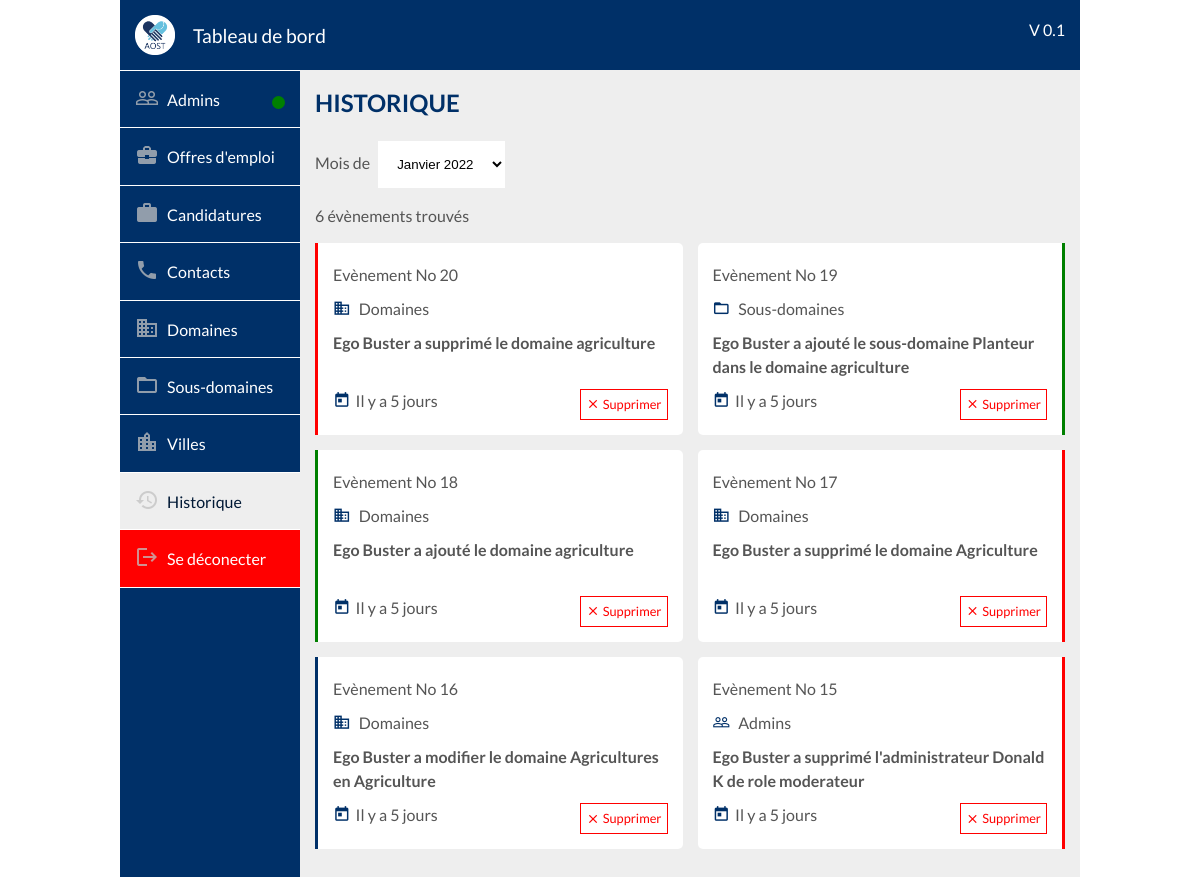
/dashboard/history/index.php (signed in), run on an earlier commit of the app's database.
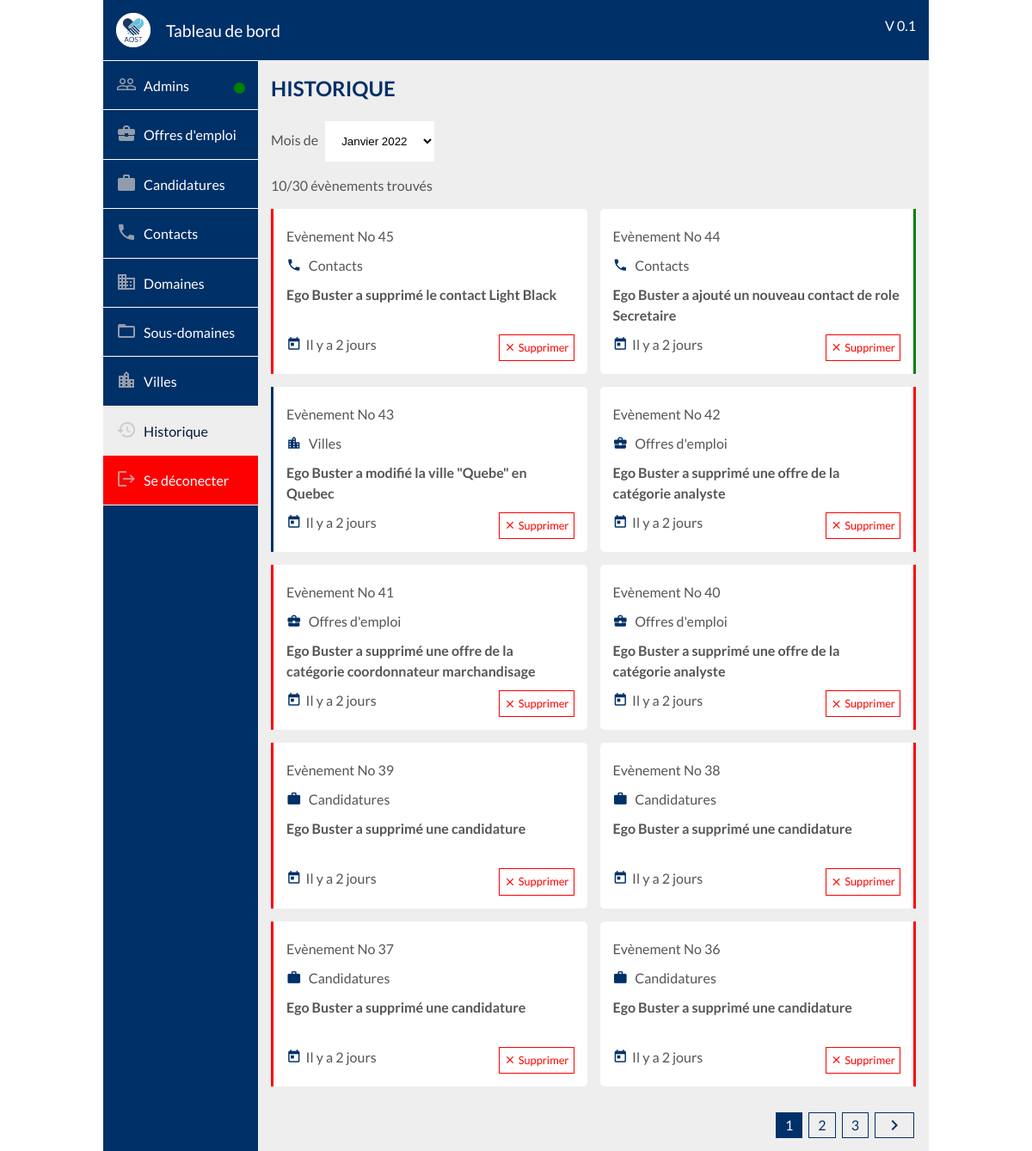
And on a later commit of the database.
### tables this page shows
CREATE TABLE IF NOT EXISTS `history` (
  `id` bigint(20) NOT NULL AUTO_INCREMENT,
  `id_admin` bigint(20) NOT NULL COMMENT 'id de l''administrateur qui a effectué l''action',
  `id_target` bigint(20) NOT NULL COMMENT 'id de l''objet (client, entreprise, offre, candidature, contact) concerné',
  `action` varchar(50) NOT NULL COMMENT 'type d''action effectuée (bloquer compte, suppression offre, ajout contact etc...)',
  `description` longtext NOT NULL COMMENT 'texte à afficher (ex: Donald a supprimé une offre)',
  `added_at` datetime NOT NULL DEFAULT CURRENT_TIMESTAMP,
  PRIMARY KEY (`id`),
  KEY `id_admin` (`id_admin`)
);

### outils/php/Session.class.php (called while the page is built, shortened)
<?php
  class Session
  {
    private $role_1;
    function __construct($currentPage = "home", $currentSubPage = "", $currentDomain = "", $role_1 = "super", $role_2 = "moderateur")
    {
      $this->role_1 = $role_1;
    }
    public function getRole_1(){
      return $this->role_1;
    }
    public function presentationPage($title, $img){ ?>
    <?php }
  }
?>

### dashboard/history/index.php (called while the page is built)
<?php include("../outils/php/redirection.php");
	redirection("Historique", _DASHBOARD_PHP_PATH."history/history.php", "history", "", _DASHBOARD_PATH."history/history.css", _DASHBOARD_PATH."history/history.js");
?>

### class/History.class.php (called while the page is built, shortened)
<?php
class History
{
    private $_id;
    private $_action;
    private $_description;
    private $_added_at;
    public function __construct(array $data){
        foreach ($data as $key => $value) {
            $method='set'.ucfirst($key);
        }
    }
    public function setId($id){
        $this->_id=intval($id);
    }
    public function getId(){
        return $this->_id;
    }
    public function setAction($action){
        $this->_action=htmlentities(strval($action));
    }
    public function getAction(){
        return $this->_action;
    }
    public function setDescription($description){
        $this->_description=htmlentities(strval($description));
    }
    public function getDescription(){
        return $this->_description;
    }
    public function setAdded_at($added_at){
        $this->_added_at=htmlentities(strval($added_at));
    }
    public function getAdded_at(){
        return $this->_added_at;
    }
public function getHistorysByMonth($month){
    include(_APP_PATH."bd/server-connect.php");
    $query=$db->prepare("SELECT * FROM history WHERE added_at LIKE '%$month%'");
    $history=[];
    if($query->execute()){
        while($data=$query->fetch()){
            $history[]=new History($data);
        }
        return $history;
    }else{
        return false;
    }
}
public function getHistorysByMonthLimit($month, $start){
    include(_APP_PATH."bd/server-connect.php");
    $start=intval($start);
    $end=10;
    $query=$db->prepare("SELECT * FROM history WHERE added_at LIKE '%$month%' ORDER BY added_at DESC LIMIT $start,$end");
    $history=[];
    if($query->execute()){
        while($data=$query->fetch()){
            $history[]=new History($data);
        }
        return $history;
    }else{
        return false;
    }
}
}
?>

### outils/php/functions.php (called while the page is built, shortened)
<?php
$tab_month=array("Janvier","Février","Mars","Avril","Mai","Juin","Juillet","Aougt","Septembre","Octobre","Novembre","Décembre");
function get_elapsed_time($datetime){
	global $tab_month;
	$date_convert_in_seconde = strtotime($datetime);
	if(date('Ymd', $date_convert_in_seconde) == date('Ymd')){
		$diff = time()-$date_convert_in_seconde;
		if($diff < 60){
			return "Il y a ".$diff." secondes";
		}else if($diff < 3600){
			return "Il y a ".floor($diff/60)." min";
		}else if($diff < 86400){
			return "Il y a ".floor($diff/3600)."h";
		}
	}else if(date('Ymd', $date_convert_in_seconde) == date('Ymd', strtotime('- 1 DAY'))){
		return "Hier";
	}else if(date('Ymd', $date_convert_in_seconde) == date('Ymd', strtotime('- 2 DAY'))){
		return "Il y a 2 jours";
	}else if(date('Ymd', $date_convert_in_seconde) == date('Ymd', strtotime('- 3 DAY'))){
		return "Il y a 3 jours";
	}else if(date('Ymd', $date_convert_in_seconde) == date('Ymd', strtotime('- 4 DAY'))){
		return "Il y a 4 jours";
	}else if(date('Ymd', $date_convert_in_seconde) == date('Ymd', strtotime('- 5 DAY'))){
		return "Il y a 5 jours";
	}else if(date('Ymd', $date_convert_in_seconde) == date('Ymd', strtotime('- 6 DAY'))){
		return "Il y a 6 jours";
	}else if(date('YW', $date_convert_in_seconde) == date('YW', strtotime('- 1 WEEK'))){
		return "Il y a 1 semaine";
	}else if(date('YW', $date_convert_in_seconde) == date('YW', strtotime('- 2 WEEK'))){
		return "Il y a 2 semaines";
	}else if(date('YW', $date_convert_in_seconde) == date('YW', strtotime('- 3 WEEK'))){
		return "Il y a 3 semaines";
	}else if(date('YW', $date_convert_in_seconde) == date('YW', strtotime('- 4 WEEK'))){
		return "Il y a 4 semaines";
	}else if(date('Ym', $date_convert_in_seconde) == date('Ym', strtotime('- 1 MONTH'))){
		return "Il y a 1 mois";
	}else if(date('Ym', $date_convert_in_seconde) == date('Ym', strtotime('- 2 MONTH'))){
		return "Il y a 2 mois";
	}else if(date('Ym', $date_convert_in_seconde) == date('Ym', strtotime('- 3 MONTH'))){
		return "Il y a 3 mois";
	}else if(date('Ym', $date_convert_in_seconde) == date('Ym', strtotime('- 4 MONTH'))){
		return "Il y a 4 mois";
	}else if(date('Ym', $date_convert_in_seconde) == date('Ym', strtotime('- 5 MONTH'))){
		return "Il y a 5 mois";
	}else if(date('Ym', $date_convert_in_seconde) == date('Ym', strtotime('- 6 MONTH'))){
		return "Il y a 6 mois";
	}else if(date('Ym', $date_convert_in_seconde) == date('Ym', strtotime('- 7 MONTH'))){
		return "Il y a 7 mois";
	}else if(date('Ym', $date_convert_in_seconde) == date('Ym', strtotime('- 8 MONTH'))){
		return "Il y a 8 mois";
	}else if(date('Ym', $date_convert_in_seconde) == date('Ym', strtotime('- 9 MONTH'))){
		return "Il y a 9 mois";
	}else if(date('Ym', $date_convert_in_seconde) == date('Ym', strtotime('- 10 MONTH'))){
		return "Il y a 10 mois";
	}else if(date('Ym', $date_convert_in_seconde) == date('Ym', strtotime('- 11 MONTH'))){
		return "Il y a 11 mois";
	}else if(date('Y', $date_convert_in_seconde) == date('Y', strtotime('- 1 YEAR'))){
		return "Il y a 1 an";
	}else if(date('Y', $date_convert_in_seconde) == date('Y', strtotime('- 2 YEAR'))){
		return "Il y a 2 ans";
	}else if(date('Y', $date_convert_in_seconde) == date('Y', strtotime('- 3 YEAR'))){
		return "Il y a 3 ans";
	}else if(date('Y', $date_convert_in_seconde) == date('Y', strtotime('- 4 YEAR'))){
		return "Il y a 4 ans";
	}else if(date('Y', $date_convert_in_seconde) == date('Y', strtotime('- 5 YEAR'))){
		return "Il y a 5 ans";
	}else if(date('Y', $date_convert_in_seconde) == date('Y', strtotime('- 6 YEAR'))){
		return "Il y a 6 ans";
	}else if(date('Y', $date_convert_in_seconde) == date('Y', strtotime('- 7 YEAR'))){
		return "Il y a 7 ans";
	}else if(date('Y', $date_convert_in_seconde) == date('Y', strtotime('- 8 YEAR'))){
		return "Il y a 8 ans";
	}else if(date('Y', $date_convert_in_seconde) == date('Y', strtotime('- 9 YEAR'))){
		return "Il y a 9 ans";
	}else if(date('Y', $date_convert_in_seconde) == date('Y', strtotime('- 10 YEAR'))){
		return "Il y a 10 ans";
	}else if(date('Y', $date_convert_in_seconde) == date('Y', strtotime('- 11 YEAR'))){
		return "Il y a 11 ans";
	}else if(date('Y', $date_convert_in_seconde) == date('Y', strtotime('- 12 YEAR'))){
		return "Il y a 12 ans";
	}else if(date('Y', $date_convert_in_seconde) == date('Y', strtotime('- 13 YEAR'))){
		return "Il y a 13 ans";
	}else if(date('Y', $date_convert_in_seconde) == date('Y', strtotime('- 14 YEAR'))){
		return "Il y a 14 ans";
	}else if(date('Y', $date_convert_in_seconde) == date('Y', strtotime('- 15 YEAR'))){
		return "Il y a 15 ans";
	}else if(date('Y', $date_convert_in_seconde) == date('Y', strtotime('- 16 YEAR'))){
		return "Il y a 16 ans";
	}else if(date('Y', $date_convert_in_seconde) == date('Y', strtotime('- 17 YEAR'))){
		return "Il y a 17 ans";
	}else if(date('Y', $date_convert_in_seconde) == date('Y', strtotime('- 18 YEAR'))){
		return "Il y a 18 ans";
	}else if(date('Y', $date_convert_in_seconde) == date('Y', strtotime('- 19 YEAR'))){
		return "Il y a 19 ans";
	}else if(date('Y', $date_convert_in_seconde) == date('Y', strtotime('- 20 YEAR'))){
		return "Il y a 20 ans";
	}else if(date('Y', $date_convert_in_seconde) < date('Y', strtotime('- 20 YEAR'))){
		return "Il y a plus de 20 ans";
	}else{
		$mois=date('m',$date_convert_in_seconde);
		$mois=$tab_month[$mois-1];
		return 'depuis le '.date('d', $date_convert_in_seconde)." ".$mois;
	}
}
?>

### dashboard/history/history.php (the view, shortened to what the changed rows need)
<h2 class="margin-top-none" style="display: inline-block">Historique</h2>
<p class="margin-top-none">
  Mois de
  <select class="item_inline_input" name="" id="month">
    <?php
      $month = isset($_GET["month"]) ? $_GET["month"] : date("Y-m", strtotime("TODAY"));
    ?>
  </select>
</p>
<?php
  $histories_count = $history->getHistorysByMonth($month);
?>
<?php
$actuParPage= 10;
$nombreDePages=ceil(count($histories_count)/$actuParPage);
if(isset($_GET['page']))
{
   $pageActuelle=intval($_GET['page']);
   if($pageActuelle>$nombreDePages)
   {
        $pageActuelle=$nombreDePages;
   }
}
else
{
   $pageActuelle=1;
}
$premiereEntree=($pageActuelle-1)*$actuParPage;
$histories = $history->getHistorysByMonthLimit($month, $premiereEntree);
?>
<span class="stat" style="display: block">
  <?php
  if(count($histories_count) > 1){
    $txt = count($histories_count) > $actuParPage ? (count($histories)+$actuParPage*($pageActuelle-1))."/".count($histories_count) : count($histories_count);
    echo $txt." évènements trouvés";
  }else {
    if(count($histories_count) > 0){
      echo "Un évènement trouvé";
    }else {
      echo "Aucun évènement trouvé";
    }
  }
  ?>
</span>
<div class="suggest_container">
<?php
  foreach ($histories as $history) {
    $color= "";
    if(preg_match("/add/i", $history->getAction())){
      $color = "var(--color-success)";
    }
    elseif(preg_match("/delete/i", $history->getAction())){
      $color = "var(--color-danger)";
    }
    else{
      $color = "var(--color-primary)";
    }
    $icon="";
    if(preg_match("/admin/i", $history->getAction())){
      $icon = '<i class="material-icons vertical-align-bottom  margin-right-5 background-primary">people_outline</i> Admins';
    }
    elseif(preg_match("/password/i", $history->getAction())){
      $icon = '<i class="material-icons vertical-align-bottom background-primary">people_outline</i> <i class="material-icons vertical-align-bottom background-primary">arrow_forward</i> <i class="material-icons vertical-align-bottom margin-right-5 background-primary">lock_outline</i> Admins';
    }
    elseif(preg_match("/offer/i", $history->getAction())){
      $icon = '<i class="material-icons vertical-align-bottom  margin-right-5 background-primary">business_center</i> Offres d\'emploi';
    }
    elseif(preg_match("/candidacy/i", $history->getAction())){
      $icon = '<i class="material-icons vertical-align-bottom  margin-right-5 background-primary">work</i> Candidatures';
    }
    elseif(preg_match("/\bdomain/i", $history->getAction())){
      $icon = '<i class="material-icons vertical-align-bottom  margin-right-5 background-primary">domain</i> Domaines';
    }
    elseif(preg_match("/subdomain/i", $history->getAction())){
      $icon = '<i class="material-icons vertical-align-bottom  margin-right-5 background-primary">folder_open</i> Sous-domaines';
    }
    elseif(preg_match("/city/i", $history->getAction())){
      $icon = '<i class="material-icons vertical-align-bottom  margin-right-5 background-primary">location_city</i> Villes';
    }
    elseif(preg_match("/contact/i", $history->getAction())){
      $icon = '<i class="material-icons vertical-align-bottom  margin-right-5 background-primary">phone</i> Contacts';
    }
    elseif(preg_match("/history/i", $history->getAction())){
      $icon = '<i class="material-icons vertical-align-bottom  margin-right-5 background-primary">history</i> Historique';
    }
    else{
      $icon = "";
    }
?>
  <div class="suggest_block" style="border-color : <?php echo $color; ?>;">
    <div class="suggest_row">
      <span class="suggest_col">Evènement No <?php echo $history->getId(); ?></span>
    </div>
    <div class="suggest_row">
      <span class="suggest_col"><?php echo $icon; ?></span>
    </div>
    <div class="suggest_row">
      <span class=""  style="max-width: 100%; min-height: 3em; display: inline-block;font-weight:bold" title="<?php echo ucfirst(htmlspecialchars_decode($history->getDescription())); ?>"> <?php echo ucfirst(htmlspecialchars_decode($history->getDescription())); ?></span>
    </div>
    <div class="suggest_row">
      <span class="suggest_col"><i class="material-icons vertical-align-bottom margin-right-5 background-primary">today</i><?php echo get_elapsed_time($history->getAdded_at()); ?></span>
      <?php if($_SESSION["role"] == $session->getRole_1()){ ?>
      <span class="btnDelete float-right" id="btnDelete<?php echo $history->getId(); ?>" title="Supprimer">
        <i class="material-icons vertical-align-bottom">close</i>
        Supprimer
      </span>
      <?php } ?>
    </div>
  </div>
<?php } ?>
</div>
<div class="" style="width:100%; text-align: right">
<?php if($nombreDePages > 1){ ?>
<div class="breadcrumb-block">
  <div class="breadcrumb-contain">
    <?php if($pageActuelle >  1){ ?>
      <a class="breadcrumb-item" href="<?php echo _DASHBOARD_PATH."history/m/".$month; ?>/p/<?php echo $pageActuelle - 1; ?>" title="précédant"><i class="material-icons vertical-align-bottom"> chevron_left </i></a>
    <?php }for($i = 1; $i < $nombreDePages+1; $i++){
      if($i == $pageActuelle){ ?>
      <span class="breadcrumb-item breadcrumb-item-active"><?php echo $i; ?></span>
    <?php  }else{ ?>
      <a class="breadcrumb-item" href="<?php echo _DASHBOARD_PATH."history/m/".$month."/p/".$i; ?>"><?php echo $i; ?></a>
    <?php }}if($pageActuelle <= $nombreDePages - 1){ ?>
      <a class="breadcrumb-item" href="<?php echo _DASHBOARD_PATH."history/m/".$month; ?>/p/<?php echo $pageActuelle + 1; ?>" title="suivant"><i class="material-icons vertical-align-bottom"> chevron_right </i></a>
    <?php } ?>
  </div>
</div>
<?php } ?>
</div>

What changed in the data, as far as the page shows it:
removed history: id "20", action "delete domain" (drawn), description "Ego Buster a supprimé le domaine agriculture", added_at "Il y a 5 jours"
no longer on this page (row unchanged): history: id "19", action "add subdomain" (drawn), description "Ego Buster a ajouté le sous-domaine Planteur dans le domaine agriculture", added_at "Il y a 5 jours"
no longer on this page (row unchanged): history: id "18", action "add domain" (drawn), description "Ego Buster a ajouté le domaine agriculture", added_at "Il y a 5 jours"
no longer on this page (row unchanged): history: id "17", action "delete domain" (drawn), description "Ego Buster a supprimé le domaine Agriculture", added_at "Il y a 5 jours"
no longer on this page (row unchanged): history: id "16", action "edit domain" (drawn), description "Ego Buster a modifier le domaine Agricultures en Agriculture", added_at "Il y a 5 jours"
no longer on this page (row unchanged): history: id "15", action "delete admin" (drawn), description "Ego Buster a supprimé l'administrateur Donald K de role moderateur", added_at "Il y a 5 jours"
added history: id "45", action "delete contact" (drawn), description "Ego Buster a supprimé le contact Light Black", added_at "Il y a 2 jours"
added history: id "44", action "add contact" (drawn), description "Ego Buster a ajouté un nouveau contact de role Secretaire", added_at "Il y a 2 jours"
added history: id "43", action "edit city" (drawn), description "Ego Buster a modifié la ville \"Quebe\" en Quebec", added_at "Il y a 2 jours"
added history: id "42", action "delete offer" (drawn), description "Ego Buster a supprimé une offre de la catégorie analyste", added_at "Il y a 2 jours"
added history: id "41", action "delete offer" (drawn), description "Ego Buster a supprimé une offre de la catégorie coordonnateur marchandisage", added_at "Il y a 2 jours"
added history: id "40", action "delete offer" (drawn), description "Ego Buster a supprimé une offre de la catégorie analyste", added_at "Il y a 2 jours"
added history: id "39", action "delete candidacy" (drawn), description "Ego Buster a supprimé une candidature", added_at "Il y a 2 jours"
added history: id "38", action "delete candidacy" (drawn), description "Ego Buster a supprimé une candidature", added_at "Il y a 2 jours"
added history: id "37", action "delete candidacy" (drawn), description "Ego Buster a supprimé une candidature", added_at "Il y a 2 jours"
added history: id "36", action "delete candidacy" (drawn), description "Ego Buster a supprimé une candidature", added_at "Il y a 2 jours"
Also different on the page:
$txt: "6" → "10/30"
new list line: "1"
new list line: "2"
new list line: "3"
